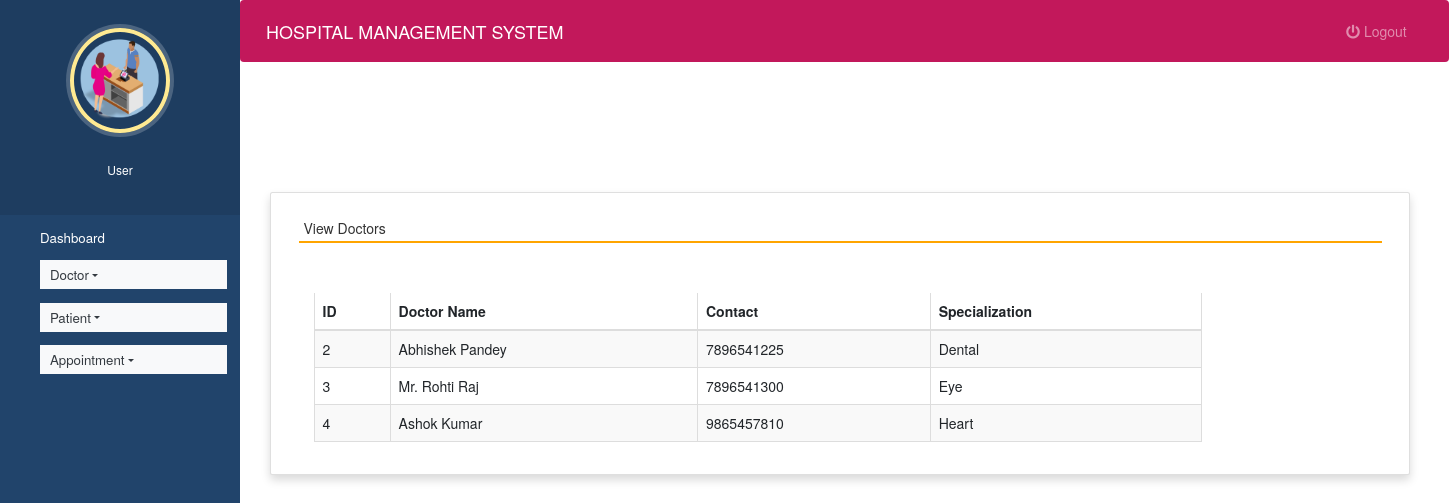
Page /view_doctor (signed in) on the committed database.
### hospitals/models.py (models this page shows, shortened)
class Doctor(models.Model):
    name = models.CharField(max_length=50)
    mobile = models.IntegerField()
    special = models.CharField(max_length=50)

### hospitals/views.py (the view)
# urls.py: path('view_doctor', view_doctor, name='view_doctor'),
def view_doctor(request):
    if not request.user.is_staff:
        return redirect('login')
    doc = Doctor.objects.all()
    d = {'doc':doc}
    return render(request,'view_doctor.html', d)

### hospitals/templates/view_doctor.html (shortened to what this page needs)
{% extends 'admin_nav.html' %}
{% load static %}
{% block content %}
<head>
 <link rel="stylesheet" href="https://maxcdn.bootstrapcdn.com/bootstrap/3.4.1/css/bootstrap.min.css">
  <link rel="stylesheet" href="https://cdnjs.cloudflare.com/ajax/libs/font-awesome/4.7.0/css/font-awesome.min.css">
  <link rel="stylesheet" href="https://use.fontawesome.com/releases/v5.6.3/css/all.css">
</head>
<br><br><br><br>
<div class="container card shadow m-5">
    <div class="card-body">
        <h5 class="p-2" style="border-bottom: 2px solid orange">View Doctors</h5>
		<div class="container mt-5">
			<div class="table-responsive">
		<table id="example" class="table table-striped table-bordered table-sm" style="width:80%">
			<thead>
				<tr>
					<th>ID</th>
					<th>Doctor Name</th>
					<th>Contact</th>
					<th>Specialization</th>
				</tr>
			</thead>
			<tbody>
            {% for i in doc %}
			<tr>
				<td>{{i.id}}</td>
				<td>{{i.name}}</td>
				<td>{{i.mobile}}</td>
				<td>{{i.special}}</td>
			</tr>
			{% endfor %}
			</tbody>
		</table>
				</div>
	 </div>
	</div>
</div>
{% endblock content %}

### hospitals/templates/admin_nav.html (shortened to what this page needs)
<!DOCTYPE html>
{% load static %}
<html lang="en">
<head>
  <link rel="stylesheet" href="https://stackpath.bootstrapcdn.com/bootstrap/4.3.1/css/bootstrap.min.css">
  <link rel="stylesheet" href="https://maxcdn.bootstrapcdn.com/font-awesome/4.7.0/css/font-awesome.min.css">
  <link rel="stylesheet" href="{% static 'style.css' %}">
</head>
<body>
  <nav class="menu" tabindex="0">
    <header class="avatar">
      <img src="{% static 'images/h8.png' %}" />
      <br><br>
      <h6 style="color : white">User</h6>
    </header>
    <ul>
      <li tabindex="0" class="icon-dashboard"> <a style="color:white; text-decoration:none;" href="{% url 'admin_home' %}"><span>Dashboard</span></a> </li>
      <li tabindex="0" class="nav-item dropdown icon-customers">
        <a href="" class="nav-link dropdown-toggle text-dark bg-light" id="navbardrop"
				data-toggle="dropdown" style="color:white; text-decoration:none;"> Doctor</a>
      </li>
      <li tabindex="0" class="nav-item dropdown icon-users">
        <a href="" class="nav-link dropdown-toggle text-dark bg-light" id="navbardrop"
				data-toggle="dropdown" style="color:white; text-decoration:none;"> Patient</a>
      </li>
      <li tabindex="0" class="nav-item dropdown icon-calendar">
        <a href="" class="nav-link dropdown-toggle text-dark bg-light" id="navbardrop"
				data-toggle="dropdown" style="color:white; text-decoration:none;"> Appointment</a>
      </li>
    </ul>
  </nav>
  <main>
    <div class="bs-example">
      <nav class="navbar navbar-expand-md  navbar-dark fixed-top" style="background:#c2185b;">
        <a href="#" class="navbar-brand">HOSPITAL MANAGEMENT SYSTEM</a>
        <div class="collapse navbar-collapse justify-content-between" id="navbarCollapse">
          <div class="navbar-nav" style=" margin-left: 90%;">
            <a href="{% url 'logout' %}" class="nav-item nav-link"><i class="fas fa-power-off"></i> Logout</a>
          </div>
        </div>
      </nav>
    </div>
    {% block content %}
    {% endblock content %}
  </main>
</body>
</html>

### hospitals/static/style.css (style rules this page uses)
body { padding-left: 240px; }
main { position: relative; height: 100vh; }
.menu { background: #21446B; height: 100vh; width: 240px; position: fixed; top: 0px; left: 0; z-index: 5; outline: none; }
.menu .avatar { background: rgba(0, 0, 0, 0.1); padding: 2em 0.5em; text-align: center; }
.menu .avatar img { width: 100px; border-radius: 50%; overflow: hidden; border: 4px solid #ffea92; box-shadow: 0 0 0 4px rgba(255, 255, 255, 0.2); }
.menu ul { list-style: none; padding: 0.5em 0; margin: 0; }
.menu ul li { padding: 0.5em 1em 0.5em 3em; font-size: 0.95em; font-weight: regular; background-repeat: no-repeat; background-position: left 15px center; background-size: auto 20px; transition: all 0.15s linear; cursor: pointer; }
.menu ul li.icon-dashboard { background-image: url("http://www.entypo.com/images//gauge.svg"); }
.menu ul li.icon-customers { background-image: url("http://www.entypo.com/images//briefcase.svg"); }
.menu ul li.icon-users { background-image: url("http://www.entypo.com/images//users.svg"); }
.menu ul li.icon-calendar { background-image: url("http://www.entypo.com/images//calendar.svg"); }

### hospitals/templates/admin_nav.html (style rules this page uses)
a:link { text-decoration: none; }
a { color: white; }
body { padding-left: 240px; }
main { position: relative; height: 100vh; }
.menu { background: #21446B; height: 100vh; width: 240px; position: fixed; top: 0px; left: 0; z-index: 5; outline: none; }
.menu .avatar { background: rgba(0, 0, 0, 0.1); padding: 2em 0.5em; text-align: center; }
.menu .avatar img { width: 100px; border-radius: 50%; overflow: hidden; border: 4px solid #ffea92; box-shadow: 0 0 0 4px rgba(255, 255, 255, 0.2); }
.menu ul { list-style: none; padding: 0.5em 0; margin: 0; }
.menu ul li { padding: 0.5em 1em 0.5em 3em; font-size: 0.95em; font-weight: regular; background-repeat: no-repeat; background-position: left 15px center; background-size: auto 20px; transition: all 0.15s linear; cursor: pointer; }
.menu ul li.icon-dashboard { background-image: url("http://www.entypo.com/images//gauge.svg"); }
.menu ul li.icon-customers { background-image: url("http://www.entypo.com/images//briefcase.svg"); }
.menu ul li.icon-users { background-image: url("http://www.entypo.com/images//users.svg"); }
.menu ul li.icon-calendar { background-image: url("http://www.entypo.com/images//calendar.svg"); }

### rows in the picture
Doctor: id "2", name "Abhishek Pandey", mobile "7896541225", special "Dental"
Doctor: id "3", name "Mr. Rohti Raj", mobile "7896541300", special "Eye"
Doctor: id "4", name "Ashok Kumar", mobile "9865457810", special "Heart"
